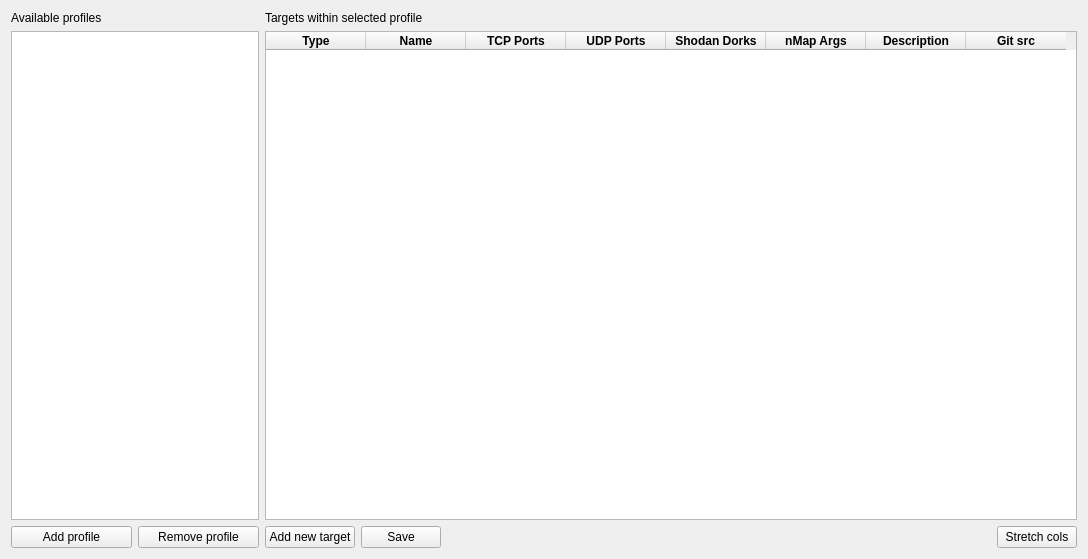
<?xml version="1.0" encoding="UTF-8"?>
<ui version="4.0">
 <class>PortsScanProfiles</class>
 <widget class="QWidget" name="PortsScanProfiles">
  <property name="geometry">
   <rect>
    <x>0</x>
    <y>0</y>
    <width>1088</width>
    <height>559</height>
   </rect>
  </property>
  <property name="windowTitle">
   <string>Ports Scanner - Profiles Manager</string>
  </property>
  <layout class="QGridLayout" name="gridLayout">
   <item row="0" column="0" colspan="2">
    <widget class="QLabel" name="label">
     <property name="text">
      <string>Available profiles</string>
     </property>
    </widget>
   </item>
   <item row="0" column="2" colspan="4">
    <widget class="QLabel" name="label_2">
     <property name="text">
      <string>Targets within selected profile</string>
     </property>
    </widget>
   </item>
   <item row="1" column="0" colspan="2">
    <widget class="QListWidget" name="listWidget_AvailableProfiles"/>
   </item>
   <item row="2" column="0">
    <widget class="QPushButton" name="pushButton_3">
     <property name="text">
      <string>Add profile</string>
     </property>
    </widget>
   </item>
   <item row="2" column="1">
    <widget class="QPushButton" name="pushButton_4">
     <property name="text">
      <string>Remove profile</string>
     </property>
    </widget>
   </item>
   <item row="2" column="2">
    <widget class="QPushButton" name="pushButton">
     <property name="text">
      <string>Add new target</string>
     </property>
    </widget>
   </item>
   <item row="2" column="3">
    <widget class="QPushButton" name="pushButton_2">
     <property name="text">
      <string>Save</string>
     </property>
    </widget>
   </item>
   <item row="2" column="4">
    <spacer name="horizontalSpacer">
     <property name="orientation">
      <enum>Qt::Horizontal</enum>
     </property>
     <property name="sizeHint" stdset="0">
      <size>
       <width>548</width>
       <height>20</height>
      </size>
     </property>
    </spacer>
   </item>
   <item row="2" column="5">
    <widget class="QPushButton" name="pushButton_5">
     <property name="text">
      <string>Stretch cols</string>
     </property>
    </widget>
   </item>
   <item row="1" column="2" colspan="4">
    <widget class="AdvancedTableWidget" name="tableWidget_ProfileTargets">
     <attribute name="verticalHeaderVisible">
      <bool>false</bool>
     </attribute>
     <column>
      <property name="text">
       <string>Type</string>
      </property>
      <property name="font">
       <font>
        <bold>true</bold>
       </font>
      </property>
     </column>
     <column>
      <property name="text">
       <string>Name</string>
      </property>
      <property name="font">
       <font>
        <bold>true</bold>
       </font>
      </property>
     </column>
     <column>
      <property name="text">
       <string>TCP Ports</string>
      </property>
      <property name="font">
       <font>
        <bold>true</bold>
       </font>
      </property>
     </column>
     <column>
      <property name="text">
       <string>UDP Ports</string>
      </property>
      <property name="font">
       <font>
        <bold>true</bold>
       </font>
      </property>
     </column>
     <column>
      <property name="text">
       <string>Shodan Dorks</string>
      </property>
      <property name="font">
       <font>
        <bold>true</bold>
       </font>
      </property>
     </column>
     <column>
      <property name="text">
       <string>nMap Args</string>
      </property>
      <property name="font">
       <font>
        <bold>true</bold>
       </font>
      </property>
     </column>
     <column>
      <property name="text">
       <string>Description</string>
      </property>
      <property name="font">
       <font>
        <bold>true</bold>
       </font>
      </property>
     </column>
     <column>
      <property name="text">
       <string>Git src</string>
      </property>
      <property name="font">
       <font>
        <bold>true</bold>
       </font>
      </property>
     </column>
    </widget>
   </item>
  </layout>
 </widget>
 <customwidgets>
  <customwidget>
   <class>AdvancedTableWidget</class>
   <extends>QTableWidget</extends>
   <header>AdvancedTableWidget.h</header>
  </customwidget>
 </customwidgets>
 <resources/>
 <connections>
  <connection>
   <sender>listWidget_AvailableProfiles</sender>
   <signal>itemSelectionChanged()</signal>
   <receiver>PortsScanProfiles</receiver>
   <slot>onSelectedItemChanged_AvailableProfiles()</slot>
   <hints>
    <hint type="sourcelabel">
     <x>152</x>
     <y>75</y>
    </hint>
    <hint type="destinationlabel">
     <x>151</x>
     <y>-17</y>
    </hint>
   </hints>
  </connection>
 </connections>
 <slots>
  <slot>onSelectedItemChanged_AvailableProfiles()</slot>
 </slots>
</ui>
